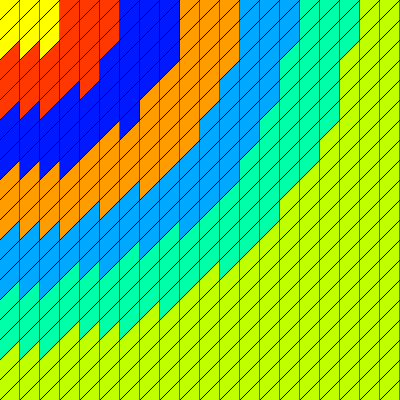
Frame 1 (no input)
Frame 60 (no input): identical to frame 1, image omitted
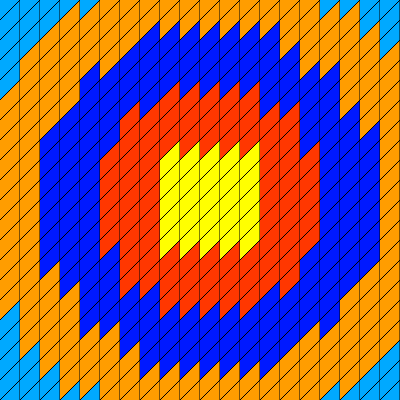
Frame 120 (the mouse pressed at the canvas centre since frame 60)

The p5.js sketch that drew these frames (run headless with seeded random() and noise() and a simulated clock; from frame 60 on, the mouse is pressed at the canvas centre):

// p5.js sketch
// ── sketch.js
var colorList = ['#ffff00','#ff3700','#0019ff','#ff9d00','#00a9ff','#00ffa9','#bfff00'];

function setup() {
  createCanvas(400,400);
}

function draw() {

  var shift=20;
 
  stroke(0);
  
  for(var x=0;x<(width+shift);x+=shift){
    for(var y=0;y<(height+shift);y+=shift){
      
      var distance=dist(x,y,mouseX,mouseY);
      var scaled=map(distance,0,width,0,colorList.length)
      
      if(scaled<1){
        fill(colorList[0]);
      } else if(scaled<2) {
        fill(colorList[1]);
      } else if(scaled<3) {
        fill(colorList[2]);
      } else if(scaled<4) {
        fill(colorList[3]);
      } else if(scaled<5) {
        fill(colorList[4]);
      } else if(scaled<6) {
        fill(colorList[5]);
      } else {
        fill(colorList[6]);
      }

      beginShape();
      vertex(x,y);
      vertex(x+shift,y-shift);
      vertex(x+shift,y);
      vertex(x,y+shift);
      endShape();
    }
  }
}
